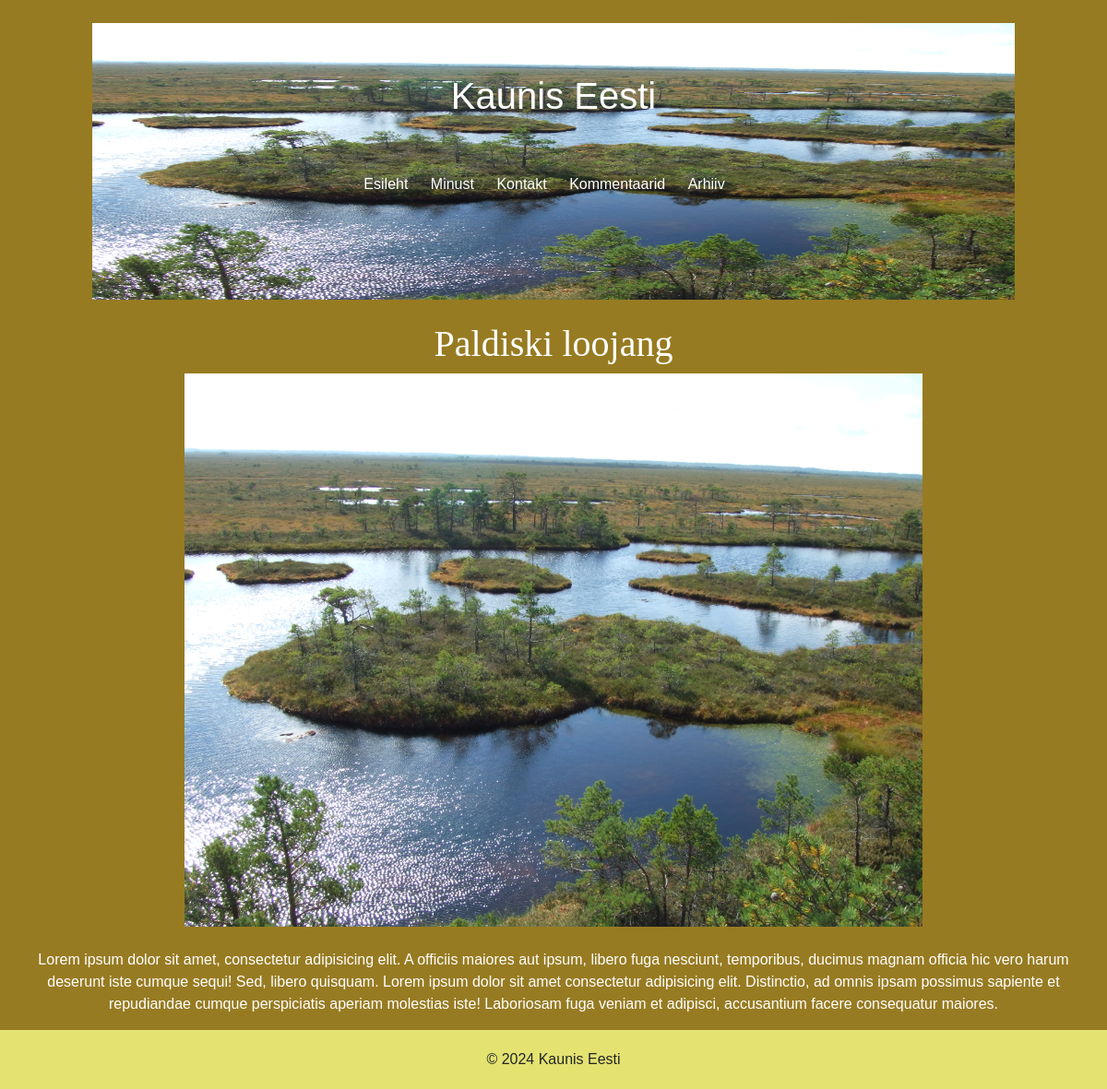
The app's page /blog.php?ids=2 with its own data.
### tables this page shows
CREATE TABLE `blog` (
  `id` int NOT NULL,
  `name` varchar(127) NOT NULL,
  `text` text NOT NULL,
  `picture` text NOT NULL,
  `added` datetime NOT NULL
);

### blog.php (the view, shortened to what this page needs)
<!DOCTYPE html>
<html lang="en">
    <head>
    <link href="https://cdn.jsdelivr.net/npm/bootstrap@5.3.3/dist/css/bootstrap.min.css" rel="stylesheet">
        <link rel="stylesheet" href="styles.css">
    </head>
    <body>
        <header style="margin-top: 25px;">
            <h1 class="text-white" style="margin-top: 35px;">Kaunis Eesti</h1>
            <nav style="margin-top: 60px;">
              <ul>
                <li ><a href="index.php"><p class="text-white">Esileht</p></a></li>
                <li><a href="minust.html"><p class="text-white">Minust</p></a></li>
                <li><a href="kontakt.html"><p class="text-white">Kontakt</p></a></li>
                <li><a href="kommentaarid.html"><p class="text-white">Kommentaarid</p></a></li>
                <li><a href="arhiiv.php"><p class="text-white">Arhiiv</p></a></li>
              </ul>
            </nav>
        </header>
    <br>
    <?php
require_once 'config/mysqli.php';
if(isset($_GET['ids']) && is_numeric($_GET['ids'])) {
    $id = $_GET['ids'];
    if(is_numeric($id)) {
        $pdo = new PDO($dsn, $user, $pass, $options);
        $sql = 'SELECT * FROM blog WHERE id = :id';
        $statement = $pdo->prepare($sql);
        $statement->bindParam(':id', $id, PDO::PARAM_INT);
        $statement->execute();
        $blogs = $statement->fetchAll(PDO::FETCH_ASSOC);
        ?>
        <h1 style="color: white; text-align: center; font-family: cursive;"><?php if(isset($blogs[0]['name'])) {echo $blogs[0]['name'];} ?></h1>
        <center><img src="<?php if(isset($blogs[0]['picture'])) {echo $blogs[0]['picture'];} ?>" width="800"></center>
        <br>
        <p style="color: white; text-align: center; margin-right: 40px; margin-left: 40px;">
        <?php if(isset($blogs[0]['text'])) {echo $blogs[0]['text'];} ?>
        </p>
        <?php
    }
}
?>
    <footer>
        &copy; 2024 Kaunis Eesti
    </footer>
</body>
</html>

### styles.css (style rules this page uses)
body { font-family: Verdana, Geneva, Tahoma, sans-serif; font-size: 1rem; background-color: #917416f1; }
header { height: 300px; margin-left: 100px; margin-right: 100px; padding: 20px; text-align: center; background-image: url("img/Raba.JPG"); background-size: 100% 100%; background-repeat: no-repeat; }
nav ul { list-style-type: none; padding: 0; margin: 0; }
nav ul li { display: inline-block; margin-right: 20px; }
nav ul li a { color: white; text-decoration: none; }
img { max-width: 100%; display: block; }
footer { text-align: center; padding: 20px; background-color: #e4e271; }

### records on screen
blog: name "Paldiski loojang", picture (picture), text "Lorem ipsum dolor sit amet, consectetur adipisicing elit. A officiis maiores aut ipsum, libero fuga nesciunt, temporibus, ducimus magnam officia hic vero harum deserunt iste cumque sequi! Sed, libero quisquam. Lorem ipsum dolor sit amet consectetur adipisicing elit. Distinctio, ad omnis ipsam possimus sapiente et repudiandae cumque perspiciatis aperiam molestias iste! Laboriosam fuga veniam et adipisci, accusantium facere consequatur maiores."
